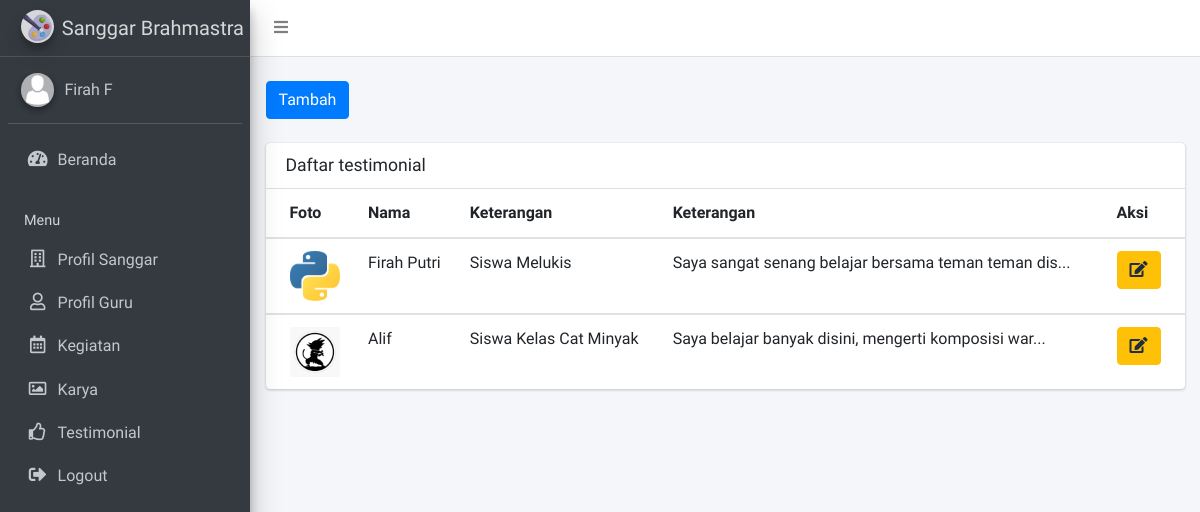
/admin/testimonial.php (signed in), run on the app's committed database.
### tables this page shows
CREATE TABLE `tb_testimonial` (
  `id` int(11) NOT NULL,
  `nama` varchar(250) NOT NULL,
  `keterangan` varchar(100) NOT NULL,
  `pesan` text NOT NULL,
  `foto` varchar(250) NOT NULL
);

### functions/variables.php (called while the page is built, shortened)
<?php
$WEB_URL = "http://localhost/sanggar-brahmastra/";

### admin/testimonial.php (the view, shortened to what this page needs)
<?php
include_once('../functions/include_all.php');
$koneksi = koneksi_sanggar();
?>
<div class="content-wrapper">
    <section class="content">
        <div class="container-fluid">
            <div class="row">
                <div class="col-md-1">
                    <br />
                    <a href="testimonial-editor.php" class="btn btn-primary">Tambah</a>
                    <br />
                    <br />
                </div>
                <div class="col-md-11"></div>
            </div>
            <div class="card">
                <div class="card-header">
                    <h3 class="card-title">Daftar testimonial</h3>
                </div>
                <div class="card-body p-0">
                    <table class="table">
                        <thead>
                            <tr>
                                <th>Foto</th>
                                <th>Nama</th>
                                <th>Keterangan</th>
                                <th>Keterangan</th>
                                <th style="width: 30px">Aksi</th>
                            </tr>
                        </thead>
                        <tbody>
                            <?php
                            $tampil = mysqli_query($koneksi, "SELECT * from tb_testimonial order by id asc");
                            while ($data = mysqli_fetch_array($tampil)) :
                            ?>
                                <tr>
                                    <td><img src="<?= $WEB_URL . $data['foto'] ?>" width="50"></td>
                                    <td><?= $data['nama'] ?></td>
                                    <td><?= $data['keterangan'] ?></td>
                                    <td><?= substr(strip_tags($data['pesan']), 0, 50) . "..." ?></td>
                                    <td><a href="testimonial-editor.php?id=<?= $data['id'] ?>" class="btn btn-warning"> <i class="nav-icon fas fa-edit"></i></a>
                                    </td>
                                </tr>
                        </tbody>
                    <?php endwhile ?>
                    </table>
                </div>
            </div>
        </div>
    </section>
</div>
</div>
</body>
</html>

### data on the page
tb_testimonial: foto (picture), nama "Firah Putri", keterangan "Siswa Melukis", pesan "Saya sangat senang belajar bersama teman teman dis"
tb_testimonial: foto (picture), nama "Alif", keterangan "Siswa Kelas Cat Minyak", pesan "Saya belajar banyak disini, mengerti komposisi war"

### other printed values
$_SESSION[name] "Firah F"
